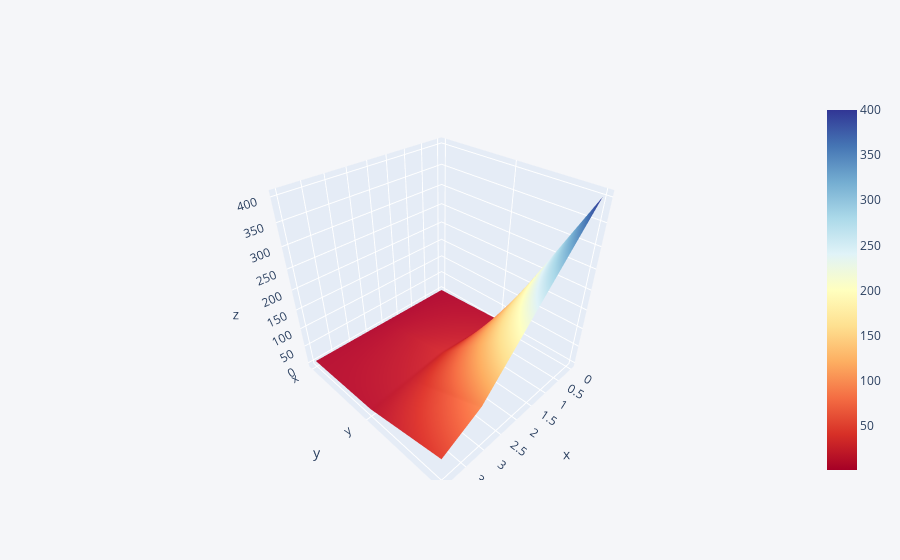

Notebook code cell kept with this figure:
### Code cell
df3.iplot(kind='surface', colorscale='rdylbu')

### Figure 1 — Plotly figure (JSON) as saved in the notebook; plotly's stock layout.template omitted (floating-point values rounded to 4 significant figures)
{"data": [{"colorscale": [[0, "rgb(165,0,38)"], [0.1, "rgb(215,48,39)"], [0.2, "rgb(244,109,67)"], [0.3, "rgb(253,174,97)"], [0.4, "rgb(254,224,144)"], [0.5, "rgb(255,255,191)"], [0.6, "rgb(224,243,248)"], [0.7, "rgb(171,217,233)"], [0.8, "rgb(116,173,209)"], [0.9, "rgb(69,117,180)"], [1, "rgb(49,54,149)"]], "type": "surface", "x": [0, 1, 2, 3, 4], "y": ["x", "y", "z"], "z": [[1, 2, 3, 4, 5], [10, 20, 30, 20, 10], [400, 300, 200, 100, 50]]}], "layout": {"legend": {"bgcolor": "#F5F6F9", "font": {"color": "#4D5663"}}, "paper_bgcolor": "#F5F6F9", "plot_bgcolor": "#F5F6F9", "title": {"font": {"color": "#4D5663"}}, "xaxis": {"gridcolor": "#E1E5ED", "showgrid": true, "tickfont": {"color": "#4D5663"}, "title": {"font": {"color": "#4D5663"}, "text": ""}, "zerolinecolor": "#E1E5ED"}, "yaxis": {"gridcolor": "#E1E5ED", "showgrid": true, "tickfont": {"color": "#4D5663"}, "title": {"font": {"color": "#4D5663"}, "text": ""}, "zerolinecolor": "#E1E5ED"}}}
